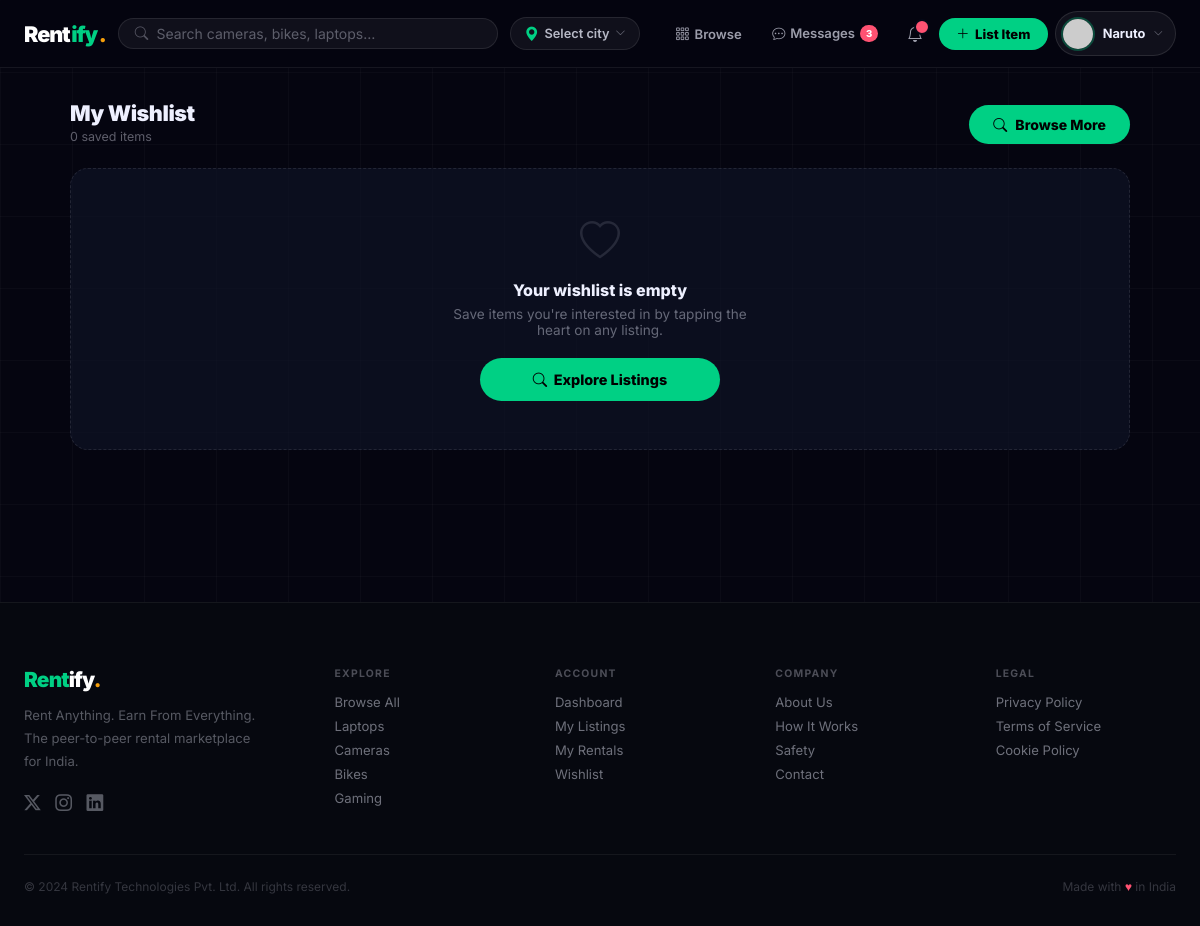
The app's page /wishlist/ (signed in), older data.
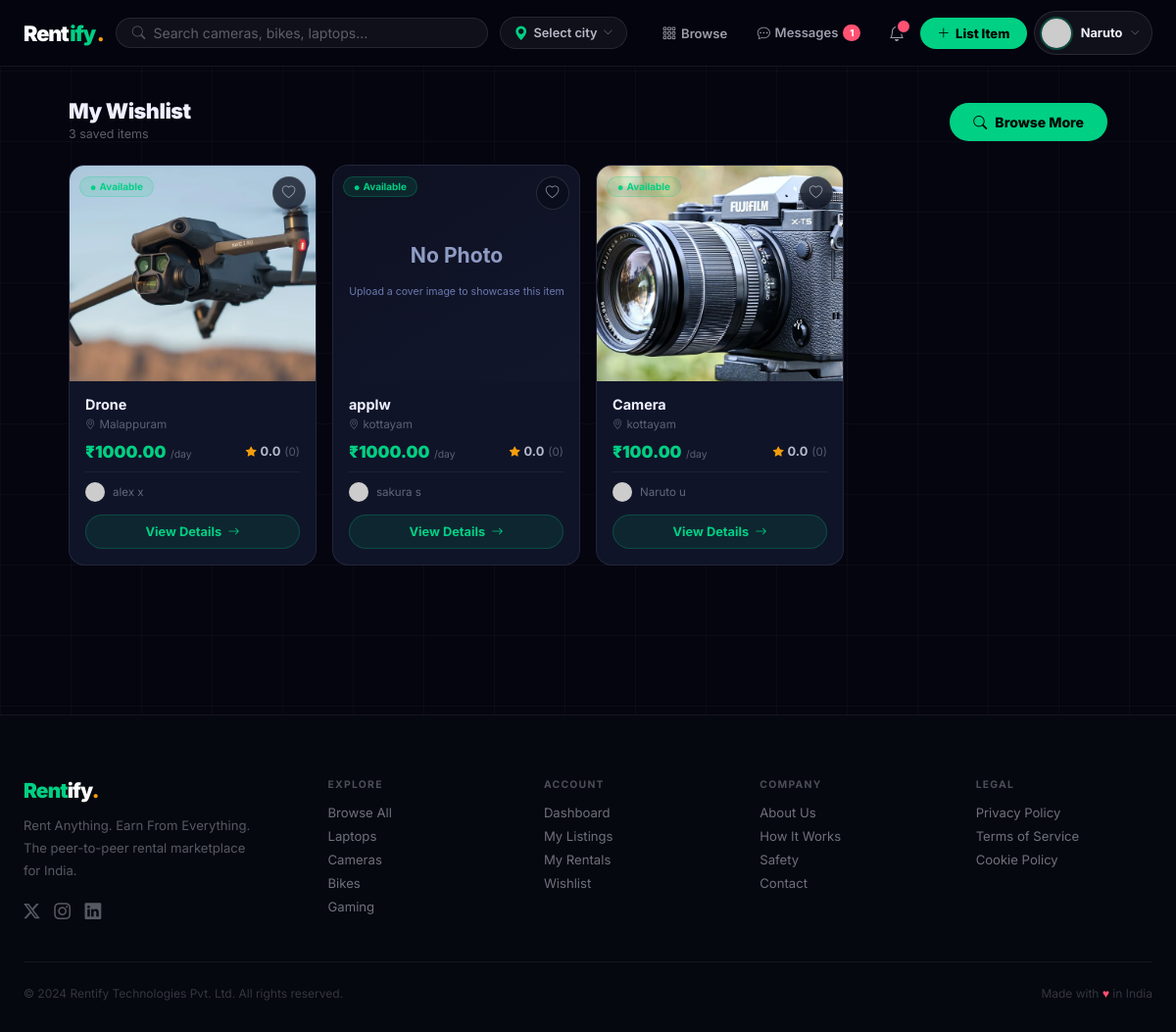
The same page, newer data.
### listings/models.py (models this page shows, shortened)
class Wishlist(models.Model):
    user = models.ForeignKey(User, on_delete=models.CASCADE, related_name='wishlist')
    product = models.ForeignKey(Product, on_delete=models.CASCADE, related_name='wishlisted_by')
    added_at = models.DateTimeField(auto_now_add=True)
    class Meta:
        unique_together = ('user', 'product')
        ordering = ['-added_at']

class Product(models.Model):
    owner = models.ForeignKey(User, on_delete=models.CASCADE, related_name='listings')
    title = models.CharField(max_length=200)
    category = models.CharField(max_length=50, choices=CATEGORY_CHOICES, default='other')
    description = models.TextField()
    location = models.CharField(max_length=200, help_text='Public display: city/area only')
    state = models.CharField(max_length=100, blank=True, default='')
    city = models.CharField(max_length=100, blank=True, default='')
    area_locality = models.CharField(max_length=120, blank=True, default='')
    address_private = models.CharField(max_length=300, blank=True, default='')
    price_per_day = models.DecimalField(max_digits=10, decimal_places=2)
    price_per_week = models.DecimalField(max_digits=10, decimal_places=2, null=True, blank=True)
    price_per_month = models.DecimalField(max_digits=10, decimal_places=2, null=True, blank=True)
    security_deposit = models.DecimalField(max_digits=10, decimal_places=2, default=0)
    is_available = models.BooleanField(default=True)
    rating = models.DecimalField(max_digits=3, decimal_places=2, default=0.00)
    total_reviews = models.IntegerField(default=0)
    views_count = models.IntegerField(default=0)
    is_flagged = models.BooleanField(default=False)
    flag_reason = models.CharField(max_length=200, blank=True)
    created_at = models.DateTimeField(auto_now_add=True)
    updated_at = models.DateTimeField(auto_now=True)
    class Meta:
        ordering = ['-created_at']
    def get_primary_image(self):
        img = self.images.filter(is_primary=True).first() or self.images.first()
        return img.image.url if img else static('images/no-image.svg')
    def build_public_location(self):
        parts = []
        if self.area_locality and self.area_locality.strip():
            parts.append(self.area_locality.strip())
        if self.city and self.city.strip():
            if not parts or self.city.strip().lower() != parts[0].lower():
                parts.append(self.city.strip())
        if parts:
            return ', '.join(parts)
        return (self.location or '').strip()
    def get_public_location(self):
        return self.build_public_location() or self.location or ''

class ProductImage(models.Model):
    product = models.ForeignKey(Product, on_delete=models.CASCADE, related_name='images')
    image = models.ImageField(upload_to='products/')
    is_primary = models.BooleanField(default=False)
    order = models.IntegerField(default=0)
    uploaded_at = models.DateTimeField(auto_now_add=True)
    class Meta:
        ordering = ['order', 'uploaded_at']

### listings/views.py (the view)
# urls.py: path('wishlist/', views.wishlist_view, name='wishlist'),
@login_required
def wishlist_view(request):
    wishlist = Wishlist.objects.filter(user=request.user).select_related('product').order_by('-added_at')
    return render(request, 'listings/wishlist.html', {'wishlist': wishlist})

### accounts/models.py (called while the page is built)
    def get_photo_url(self):
        if self.profile_photo:
            return self.profile_photo.url
        return '/static/images/default-avatar.png'

### listings/context_processors.py (called while the page is built)
def browse_location_processor(request):
    return {'browse_location': (request.session.get('browse_location') or '').strip()}

### notifications/context_processors.py (called while the page is built)
def notifications_processor(request):
    ctx = {
        'unread_notifications': [],
        'unread_count': 0,
        'user_listings_count': 0,
        'user_wishlist_count': 0,
        'user_messages_unread': 0,
        'footer_sections': _footer_sections(request),
    }
    if request.user.is_authenticated:
        user = request.user
        ctx['unread_notifications'] = Notification.objects.filter(
            recipient=user, is_read=False
        ).order_by('-created_at')[:8]
        ctx['unread_count'] = Notification.objects.filter(
            recipient=user, is_read=False
        ).count()
        ctx.update(_user_menu_stats(user))
    return ctx

### subscriptions/context_processors.py (called while the page is built)
def premium_processor(request):
    try:
        if not request.user.is_authenticated:
            return dict(_SAFE_DEFAULT)
        return premium_context(request.user)
    except Exception:
        return dict(_SAFE_DEFAULT)

### templates/listings/wishlist.html (shortened to what this page needs)
{% extends 'base.html' %}
{% block content %}
<div class="acct-shell acct-shell--wide">
  <div class="acct-grid-header">
    <div>
      <h1 class="acct-page-title">My Wishlist</h1>
      <p class="acct-page-sub">{{ wishlist|length }} saved item{{ wishlist|length|pluralize }}</p>
    </div>
    <a href="{% url 'search' %}" class="pp-msg-btn" style="width:auto;">
      <i class="bi bi-search"></i> Browse More
    </a>
  </div>
  {% if wishlist %}
  <div class="acct-grid">
    {% for item in wishlist %}
    {% include 'listings/_product_card.html' with product=item.product wishlist_ids=wishlist_ids %}
    {% endfor %}
  </div>
  {% else %}
  <div class="acct-empty">
    <div class="acct-empty-ico"><i class="bi bi-heart"></i></div>
    <h4>Your wishlist is empty</h4>
    <p>Save items you're interested in by tapping the heart on any listing.</p>
    <a href="{% url 'search' %}" class="acct-btn-primary" style="max-width:240px;margin:0 auto;">
      <i class="bi bi-search"></i> Explore Listings
    </a>
  </div>
  {% endif %}
</div>
{% endblock %}

### templates/includes/navbar.html (shortened to what this page needs)
{% if user.is_authenticated %}
<nav class="rfy-nav" id="mainNav">
  <div class="rfy-nav-inner">
    <a href="{% url 'home' %}" class="rfy-brand me-1">
      <span class="b-dark">Rent</span><span style="color:var(--green);">ify</span><span class="b-dot">.</span>
    </a>
    <form class="rfy-search d-none d-md-flex" action="{% url 'browse' %}" method="get" style="max-width:380px;">
      <i class="bi bi-search" style="color:rgba(238,240,255,.3);font-size:.85rem;flex-shrink:0;"></i>
      <input type="text" name="q" placeholder="Search cameras, bikes, laptops…" value="{{ request.GET.q|default:'' }}" autocomplete="off">
    </form>
    <div class="d-none d-lg-flex">
      {% include 'includes/location_dropdown.html' %}
    </div>
    <div class="rfy-nav-right d-none d-lg-flex">
      <a href="{% url 'browse' %}"
         class="rfy-navlink ">
        <i class="bi bi-grid-3x3-gap"></i> Browse
      </a>
      <a href="{% url 'inbox' %}"
         class="rfy-msg-link {% if request.resolver_match.url_name == 'inbox' or request.resolver_match.url_name == 'conversation' %}active{% endif %}">
        <i class="bi bi-chat-dots"></i>
        Messages
        {% if unread_count > 0 %}<span class="rfy-msg-badge">{{ unread_count }}</span>{% endif %}
      </a>
      <div style="position:relative;">
        <button class="rfy-iconbtn" id="notifBtn" aria-label="Notifications">
          <i class="bi bi-bell"></i>
          {% if unread_count > 0 %}<span class="rfy-badge"></span>{% endif %}
        </button>
      </div>
      <a href="{% url 'create_listing' %}" class="rfy-list-btn">
        <i class="bi bi-plus-lg"></i> List Item
      </a>
      <div class="rfy-nav-authed-only" style="position:relative;margin-left:.15rem;">
        <button class="rfy-profile-trigger" id="profileBtn" aria-expanded="false">
          <img src="{{ request.user.profile.get_photo_url }}"
               alt="{{ request.user.username }}"
               onerror="this.src='https://placehold.co/34/4F8EF7/fff?text={{ request.user.username|first|upper }}'">
          <span class="pt-name d-none d-xl-block">{{ request.user.first_name|default:request.user.username }}</span>
          <i class="bi bi-chevron-down pt-caret"></i>
        </button>
      </div>
    </div>
  </div>
</nav>
{% endif %}

### templates/listings/_product_card.html (shortened to what the changed rows need)
{% load static %}
<div style="background:#101428;border:1px solid rgba(255,255,255,.08);border-radius:16px;overflow:hidden;display:flex;flex-direction:column;transition:border-color .2s,transform .25s,box-shadow .25s;height:100%;"
     onmouseover="this.style.transform='translateY(-5px)';this.style.boxShadow='0 16px 48px rgba(0,0,0,.6),0 0 0 1px rgba(0,208,132,.12)';this.style.borderColor='rgba(0,208,132,.25)'"
     onmouseout="this.style.transform='';this.style.boxShadow='';this.style.borderColor='rgba(255,255,255,.08)'">
  <div style="position:relative;overflow:hidden;height:220px;">
    <a href="{% url 'product_detail' product.pk %}" style="display:block;height:100%;">
      <img src="{{ product.get_primary_image }}"
           alt="{{ product.title }}"
           loading="lazy"
           style="width:100%;height:100%;object-fit:cover;display:block;transition:transform .45s ease;"
           onmouseover="this.style.transform='scale(1.05)'"
           onmouseout="this.style.transform='scale(1)'"
           onerror="this.src='https://placehold.co/400x300/0d1020/00D084?text=No+Photo'">
    </a>
    {% if not product.is_available %}
    <span style="position:absolute;top:.65rem;left:.65rem;background:rgba(255,255,255,.07);color:rgba(238,240,255,.5);border:1px solid rgba(255,255,255,.1);border-radius:50px;font-size:.62rem;font-weight:700;text-transform:uppercase;letter-spacing:.05em;padding:.2rem .65rem;">
      Unavailable
    </span>
    {% elif product.rating >= 4.5 and product.total_reviews >= 3 %}
    <span style="position:absolute;top:.65rem;left:.65rem;background:linear-gradient(90deg,#F59E0B,#EF4444);color:#fff;border-radius:50px;font-size:.62rem;font-weight:800;text-transform:uppercase;letter-spacing:.05em;padding:.22rem .65rem;">
      ⭐ Top Rated
    </span>
    {% else %}
    <span style="position:absolute;top:.65rem;left:.65rem;background:rgba(0,208,132,.12);color:#00D084;border:1px solid rgba(0,208,132,.22);border-radius:50px;font-size:.62rem;font-weight:700;padding:.22rem .65rem;">
      <i class="bi bi-circle-fill" style="font-size:.3rem;vertical-align:middle;margin-right:.25rem;"></i>Available
    </span>
    {% endif %}
    {% if request.user.is_authenticated %}
    <button data-pid="{{ product.pk }}"
            onclick="event.preventDefault();event.stopPropagation();wlToggle(this)"
            class="{% if product.pk in wishlist_ids %}on{% endif %}"
            aria-label="Save to wishlist"
            style="position:absolute;top:.65rem;right:.65rem;width:34px;height:34px;border-radius:50%;background:rgba(9,12,26,.75);backdrop-filter:blur(8px);border:1px solid rgba(255,255,255,.12);display:flex;align-items:center;justify-content:center;cursor:pointer;transition:all .18s;font-size:.85rem;color:{% if product.pk in wishlist_ids %}#FF5272{% else %}rgba(238,240,255,.55){% endif %};">
      <i class="bi {% if product.pk in wishlist_ids %}bi-heart-fill{% else %}bi-heart{% endif %}"></i>
    </button>
    {% endif %}
  </div>
  <div style="padding:.95rem 1rem 1rem;display:flex;flex-direction:column;flex:1;">
    <a href="{% url 'product_detail' product.pk %}"
       style="font-weight:700;font-size:.9rem;color:#EEF0FF;display:block;white-space:nowrap;overflow:hidden;text-overflow:ellipsis;margin-bottom:.3rem;text-decoration:none;"
       onmouseover="this.style.color='#00D084'"
       onmouseout="this.style.color='#EEF0FF'">
      {{ product.title }}
    </a>
    <div style="font-size:.73rem;color:rgba(238,240,255,.35);display:flex;align-items:center;gap:.25rem;margin-bottom:.65rem;">
      <i class="bi bi-geo-alt" style="font-size:.65rem;"></i>
      {{ product.get_public_location }}
    </div>
    <div style="display:flex;justify-content:space-between;align-items:center;margin-bottom:.65rem;">
      <div>
        <span style="font-size:1.05rem;font-weight:900;color:#00D084;">₹{{ product.price_per_day }}</span>
        <span style="font-size:.65rem;color:rgba(238,240,255,.35);">/day</span>
      </div>
      <div style="display:flex;align-items:center;gap:.25rem;">
        <i class="bi bi-star-fill" style="color:#F59E0B;font-size:.68rem;"></i>
        <span style="font-size:.8rem;font-weight:700;color:rgba(238,240,255,.75);">{{ product.rating|floatformat:1 }}</span>
        <span style="font-size:.72rem;color:rgba(238,240,255,.32);">({{ product.total_reviews }})</span>
      </div>
    </div>
    <div style="display:flex;align-items:center;gap:.5rem;padding-top:.6rem;border-top:1px solid rgba(255,255,255,.06);margin-bottom:.85rem;">
      <img src="{{ product.owner.profile.get_photo_url }}"
           style="width:20px;height:20px;border-radius:50%;object-fit:cover;flex-shrink:0;"
           onerror="this.src='https://placehold.co/20/4F8EF7/fff?text={{ product.owner.username|first|upper }}'">
      <span style="font-size:.72rem;color:rgba(238,240,255,.38);overflow:hidden;white-space:nowrap;text-overflow:ellipsis;">
        {{ product.owner.get_full_name|default:product.owner.username }}
      </span>
    </div>
    <a href="{% url 'product_detail' product.pk %}"
       style="display:flex;align-items:center;justify-content:center;gap:.4rem;
              background:rgba(0,208,132,.1);color:#00D084;
              border:1.5px solid rgba(0,208,132,.22);
              border-radius:50px;padding:.55rem .9rem;
              font-size:.8rem;font-weight:700;text-decoration:none;
              transition:all .18s;margin-top:auto;"
       onmouseover="this.style.background='#00D084';this.style.color='#000'"
       onmouseout="this.style.background='rgba(0,208,132,.1)';this.style.color='#00D084'">
      View Details <i class="bi bi-arrow-right" style="font-size:.75rem;"></i>
    </a>
  </div>
</div>

Row changes from the older to the newer data that the page shows:
added Wishlist: get_primary_image (picture)
now on this page (row edited): Product: title "Drone", get_public_location "Malappuram", price_per_day "1000.00", rating "0.0", total_reviews "0", owner.get_full_name "alex x"
added Wishlist: shows a picture
now on this page (row unchanged): Product: title "applw", get_public_location "kottayam", price_per_day "1000.00", rating "0.0", total_reviews "0", owner.get_full_name "sakura s"
added Wishlist: get_primary_image (picture)
now on this page (row edited): Product: title "Camera", get_public_location "kottayam", price_per_day "100.00", rating "0.0", total_reviews "0", owner.get_full_name "Naruto u"
Text that changed along with them:
{{ unread_count }}: "3" → "1"
{{ wishlist|length }}: "0" → "3"
text no longer shown: "Your wishlist is empty Save items you're interested in by tapping the heart on any listing. Explore Listings"
